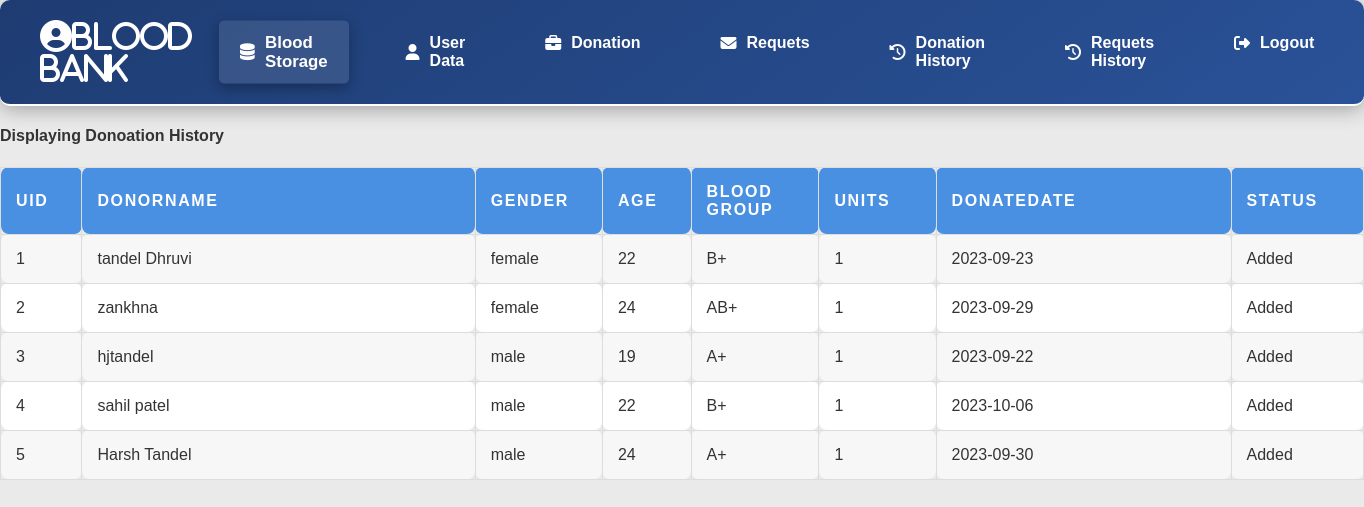
/admin/donationhistory.php (signed in), run on the app's committed database.
### tables this page shows
CREATE TABLE donationhistory (
  id int(11) NOT NULL,
  dname varchar(50) NOT NULL,
  age int(3) NOT NULL,
  gender varchar(10) NOT NULL,
  bloodgroup varchar(10) NOT NULL,
  unit int(11) NOT NULL,
  DonationDate date NOT NULL,
  statuss varchar(20) NOT NULL
);

### admin/donationhistory.php (the view, shortened to what this page needs)
<!DOCTYPE html>
<html lang="en">
<head>
</head>
<body>
    <?php
             include("connection.php");
              $query ="SELECT * FROM `donationhistory`";
              $data = mysqli_query($conn,$query);
              $total = mysqli_num_rows($data);
              if($total > 0)
              {
                 ?>
                     <h4> Displaying Donoation History </h4>
                     <center>
                       <table width="100%" cellspacing="3" id="t01">
                            <tr>
                            <th width="3%">Uid</th>
                            <th width="20%">DonorName</th>
                            <th  width="3%">Gender</th>
                            <th  width="3%">Age</th>
                            <th  width="5%">Blood Group</th>
                            <th width="5%">Units</th>
                            <th width="15%">DonateDate</th>
                            <th width="5%">Status</th>
                            </tr>
             <?php
                 while($res = mysqli_fetch_assoc($data))
                 {
                     echo"<tr>
                             <td>".$res['id']."</td>
                             <td>".$res['dname']."</td>
                             <td>".$res['gender']."</td>
                             <td>".$res['age']."</td>
                             <td>".$res['bloodgroup']."</td>
                             <td>".$res['unit']."</td>
                             <td>".$res['DonationDate']."</td>
                             <td>".$res['statuss']."</td>
                         </tr>";
                 }
               }
                 else{
                     echo"<center><h2> zero records Found</h2></center>";
                 }
              ?>
            </table>
           </center>
</body>
</html>

### css/admin.css (style rules this page uses)
body { font-family: 'Arial', sans-serif; margin: 0; padding: 0; background-color: #eaeaea; color: #333; }
nav { display: flex; justify-content: space-between; align-items: center; background: linear-gradient(145deg, #1e3c72, #2a5298); padding: 20px 40px; box-shadow: 0 4px 20px rgba(0, 0, 0, 0.3); position: sticky; top: 0; z-index: 1000; border-bottom: 2px solid #ffffff; border-radius: 10px; }
nav .logo { font-size: 28px; color: #fff; font-weight: 700; display: flex; align-items: center; }
nav .logo i { margin-right: 10px; font-size: 32px; }
ul { display: flex; list-style: none; margin: 0; padding: 0; flex-grow: 1; }
ul li { margin: 0 20px; }
ul li a { color: #fff; font-size: 16px; font-weight: 600; text-decoration: none; padding: 12px 20px; border-radius: 5px; display: flex; align-items: center; transition: background-color 0.3s ease, transform 0.3s ease, box-shadow 0.3s ease; }
ul li a i { margin-right: 10px; }
ul li a:hover, .active { background-color: rgba(255, 255, 255, 0.1); transform: scale(1.05); box-shadow: 0 4px 12px rgba(0, 0, 0, 0.3); }
table { width: 100%; border-collapse: collapse; margin-top: 20px; }
table th, table td { padding: 15px; text-align: left; border-bottom: 2px solid #ddd; font-size: 16px; }
table th { background-color: #4a90e2; color: white; font-weight: bold; text-transform: uppercase; letter-spacing: 0.1em; }
table td { background-color: #fff; color: #333; }
table tr:nth-child(even) td { background-color: #f7f7f7; }
table tr:nth-child(odd) td { background-color: #fff; }
table, table th, table td { border: 1px solid #ddd; border-radius: 8px; }

### data on the page
donationhistory: id "1", dname "tandel Dhruvi", gender "female", age "22", bloodgroup "B+", unit "1", DonationDate "2023-09-23", statuss "Added"
donationhistory: id "2", dname "zankhna", gender "female", age "24", bloodgroup "AB+", unit "1", DonationDate "2023-09-29", statuss "Added"
donationhistory: id "3", dname "hjtandel", gender "male", age "19", bloodgroup "A+", unit "1", DonationDate "2023-09-22", statuss "Added"
donationhistory: id "4", dname "sahil patel", gender "male", age "22", bloodgroup "B+", unit "1", DonationDate "2023-10-06", statuss "Added"
donationhistory: id "5", dname "Harsh Tandel", gender "male", age "24", bloodgroup "A+", unit "1", DonationDate "2023-09-30", statuss "Added"
